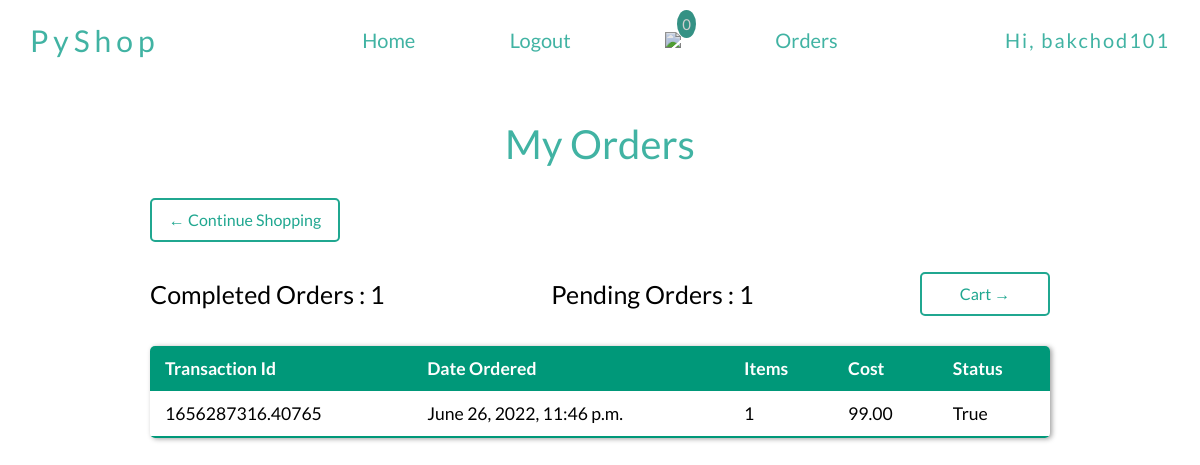
/myorders/ (signed in), run on the app's committed database.
### products/models.py (models this page shows, shortened)
class Order(models.Model):
    customer = models.ForeignKey(Customer, on_delete=models.SET_NULL, null=True, blank=True)
    date_ordered = models.DateTimeField(auto_now_add=True)
    complete = models.BooleanField(default=False, null=True, blank=False)
    transaction_id = models.CharField(max_length=200, null=True)
    @property
    def total_order_value(self):
        orders = self.orderitem_set.all()
        return sum([order.total_price for order in orders])
    @property
    def total_quantity(self):
        orders = self.orderitem_set.all()
        return sum([order.quantity for order in orders])

class OrderItem(models.Model):
    product = models.ForeignKey(Product, on_delete=models.SET_NULL, null=True, blank=True)
    order = models.ForeignKey(Order, on_delete=models.SET_NULL, null=True, blank=True)
    quantity = models.IntegerField(default=0, null=True, blank=True)
    date_added = models.DateTimeField(auto_now_add=True)
    @property
    def total_price(self):
        return self.quantity * self.product.price

class Product(models.Model):
    name = models.CharField(max_length=255)
    stock = models.IntegerField()
    price = models.DecimalField(max_digits=7, decimal_places=2)
    image_url = models.CharField(max_length=2083)

### products/views.py (the view)
# urls.py: path('myorders/', views.my_orders, name='myorders')
def my_orders(request):
    myorders = {}
    completed_orders = 0
    incomplete_orders = 0
    if request.user.is_authenticated:
        customer = request.user.customer
        order, created = Order.objects.get_or_create(customer=customer, complete=False)
        myorders = Order.objects.filter(customer=customer, complete=True)
        completed_orders = len(myorders)
        incomplete_orders = len(Order.objects.filter(customer=customer)) - completed_orders
    else:
        order = {"total_order_value": 0,
                 "total_quantity": 0}
    return render(request, 'store/myorders.html', {'myorders': myorders,
                                                   'orders': order,
                                                   'completed_orders': completed_orders,
                                                   'incomplete_orders': incomplete_orders})

### templates/store/myorders.html
{% extends 'store/index.html' %}
{% load static %}
{% block content%}
<div class="cart-container">
    <div class="page-title">
        My Orders
    </div>
    <div class="overall-contents">
        <a class="prev-btn " href="{% url 'products' %}">
            <div>&larr; Continue Shopping</div>
        </a>
        <div class="summary-wrapper">
            <div style="font-size:25px">Completed Orders : {{completed_orders}}</div>
            <div style="font-size:25px">Pending Orders : {{incomplete_orders}}</div>
            <a class="checkout-btn" href="{% url 'cart'%}">
                <div>Cart &rarr;</div>
            </a>
        </div>
    </div>
    <div class="table-container">
        <table class="table-contents">
            <thead>
            <tr>
                <th>Transaction Id</th>
                <th>Date Ordered</th>
                <th>Items</th>
                <th>Cost</th>
                <th>Status</th>
            </tr>
            </thead>
            <tbody>
            {% for myorder in myorders %}
            <tr>
                <td style="display:block !important;padding:12px 15px">{{myorder.transaction_id }}</td>
                <td>{{myorder.date_ordered}}
                <td>{{myorder.total_quantity}}</td>
                <td>{{myorder.total_order_value}}</td>
                <td>{{myorder.complete}}</td>
            </tr>
            {% endfor %}
            </tbody>
        </table>
    </div>
</div>
{% endblock content%}

### templates/store/index.html (shortened to what this page needs)
<!DOCTYPE html>
<html lang="en">
<head>
    {% load static %}
    <link rel="stylesheet" href="{% static 'css/style.css' %}">
</head>
<body>
<div class="container">
    <nav>
        <div class="logo">PyShop</div>
        <div class="nav-wrapper">
            <div ><a class="nav-links" id="product" href="{% url 'products'%}">Home</a></div>
            <div ><a class="nav-links" id="login" href="{%url 'login' %}">Login</a></div>
            <div id="cart"><a class="nav-links" href="{% url 'cart'%}">
                <div id="item-count-wrapper"><div class="item-count">{{ orders.total_quantity}}</div></div>
                <img src="https://image.flaticon.com/icons/png/512/126/126083.png" width="25px" >
            </a></div>
            <div id = "order"><a class="nav-links" id="my-orders" href="{% url 'myorders'%}">Orders</a></div>
        </div>
        <div class="username">Hi, {{ request.user }}</div>
    </nav>
{% block content%}
{% endblock content%}
</div>
</body>
</html>

### static/css/style.css (style rules this page uses)
* { margin: 0px; padding: 0px; box-sizing: border-box; font-family:'Lato',sans-serif; text-decoration: none; }
nav { width:100vw; height:10vh; display:flex; justify-content:space-between; align-items:center; padding:30px; }
.nav-wrapper { display:flex; align-items:center; justify-content:space-around; position: relative; width:50%; }
.nav-links { color:#41B3A3; font-size:20px; transition:0.5s ease; }
.nav-wrapper a { text-decoration: none; }
.username { width:20%; letter-spacing:2px; font-size:20px; color:#41B3A3; text-align:right; }
.logo { width: 20%; letter-spacing:5px; font-size:30px; color:#41B3A3; }
#cart { position:relative; }
#item-count-wrapper { position: absolute; top: -18px; right: -18px; display:flex; align-items:flex-start; justify-content:center; width: 25px; height: 25px; }
.item-count { display: inline; background-color: #41B3A3; color: white; text-align: center; pointer-events: none; padding:5px; vertical-align:text-top; border-radius: 50%; font-size:15px; }
.page-title { text-align:center; padding-top:40px; font-size:40px; color:#41B3A3; font-weight:500; }
.cart-container { margin:0px 150px; }
.summary-wrapper { display: flex; align-items: center; justify-content: space-between; }
.prev-btn { display: flex; align-items: center; justify-content: center; width:190px; border:2px solid rgb(32, 167, 144); color: rgb(32, 167, 144); text-align: center; padding: 10px; border-radius: 5px; margin: 30px 0px ; transition: 0.5s; }
.checkout-btn { display: flex; align-items: center; justify-content: center; width:130px; border:2px solid rgb(32, 167, 144); color: rgb(32, 167, 144); text-align: center; padding: 10px; border-radius: 5px; transition: 0.5s; }
.table-container { display: flex; align-items: center; justify-content: center; margin:30px 0px; }
.table-contents { border-collapse: collapse; width:100%; font-size: 1.1em; border-radius: 5px; overflow: hidden; box-shadow: 2px 1px 5px rgba(20,20,20,0.4); }
.table-contents thead tr { background-color: #009879; color: rgb(254,254,254); text-align: left; font-weight: bold; }
.table-contents th, .table-contents td { padding: 12px 15px; position: relative; min-width:15%; }
.table-contents tbody tr:last-child { border-bottom: 2px solid #009879; }
.table-contents tbody tr td:first-child { padding:0px; display:flex; justify-content:center; }

### data on the page
Order: total_quantity "0"
Order: transaction_id "1656287316.40765", date_ordered "June 26, 2022, 11:46 p.m.", total_quantity "1", total_order_value "99.00", complete "True"

### other printed values
{{ request.user }} "bakchod101"
{{ completed_orders }} "1"
{{ incomplete_orders }} "1"
